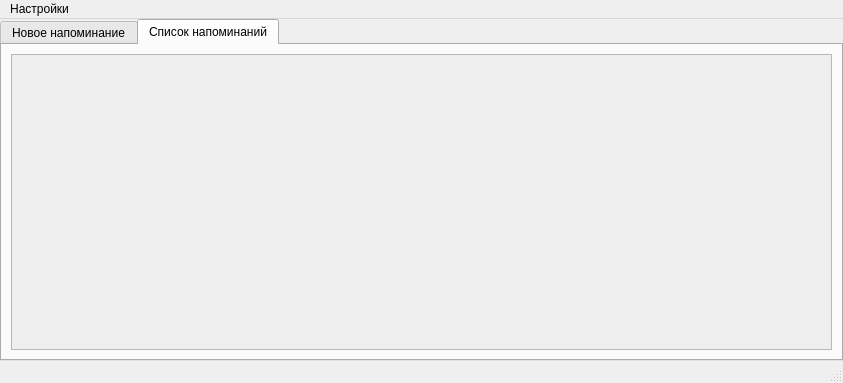
<?xml version="1.0" encoding="UTF-8"?>
<ui version="4.0">
 <class>MainWindow</class>
 <widget class="QMainWindow" name="MainWindow">
  <property name="geometry">
   <rect>
    <x>0</x>
    <y>0</y>
    <width>843</width>
    <height>383</height>
   </rect>
  </property>
  <property name="windowTitle">
   <string>Налоговый календарь</string>
  </property>
  <property name="windowIcon">
   <iconset resource="../assets/resources.qrc">
    <normaloff>:/icons/icon.png</normaloff>:/icons/icon.png</iconset>
  </property>
  <widget class="QWidget" name="centralwidget">
   <layout class="QVBoxLayout" name="verticalLayout">
    <property name="spacing">
     <number>0</number>
    </property>
    <property name="leftMargin">
     <number>0</number>
    </property>
    <property name="topMargin">
     <number>0</number>
    </property>
    <property name="rightMargin">
     <number>0</number>
    </property>
    <property name="bottomMargin">
     <number>0</number>
    </property>
    <item>
     <widget class="QTabWidget" name="content">
      <property name="currentIndex">
       <number>1</number>
      </property>
      <widget class="QWidget" name="new_reminder">
       <attribute name="title">
        <string>Новое напоминание</string>
       </attribute>
       <layout class="QVBoxLayout" name="verticalLayout_2">
        <item>
         <layout class="QVBoxLayout" name="new_reminder_container"/>
        </item>
        <item>
         <widget class="QLabel" name="quote">
          <property name="sizePolicy">
           <sizepolicy hsizetype="Preferred" vsizetype="Maximum">
            <horstretch>0</horstretch>
            <verstretch>0</verstretch>
           </sizepolicy>
          </property>
          <property name="text">
           <string>&quot;Экономист – это человек, который знает о деньгах больше, чем люди, у которых есть деньги.&quot; -  Фрэнк Лош</string>
          </property>
          <property name="alignment">
           <set>Qt::AlignRight|Qt::AlignTrailing|Qt::AlignVCenter</set>
          </property>
         </widget>
        </item>
       </layout>
      </widget>
      <widget class="QWidget" name="reminder_list">
       <attribute name="title">
        <string>Список напоминаний</string>
       </attribute>
       <layout class="QVBoxLayout" name="verticalLayout_3">
        <item>
         <widget class="QScrollArea" name="reminder_list_scroll">
          <property name="widgetResizable">
           <bool>true</bool>
          </property>
          <widget class="QWidget" name="scrollAreaWidgetContents">
           <property name="geometry">
            <rect>
             <x>0</x>
             <y>0</y>
             <width>817</width>
             <height>290</height>
            </rect>
           </property>
           <layout class="QHBoxLayout" name="horizontalLayout">
            <property name="leftMargin">
             <number>0</number>
            </property>
            <property name="topMargin">
             <number>0</number>
            </property>
            <property name="rightMargin">
             <number>0</number>
            </property>
            <property name="bottomMargin">
             <number>0</number>
            </property>
            <item>
             <layout class="QVBoxLayout" name="reminder_list_container"/>
            </item>
           </layout>
          </widget>
         </widget>
        </item>
       </layout>
      </widget>
     </widget>
    </item>
   </layout>
  </widget>
  <widget class="QMenuBar" name="menubar">
   <property name="geometry">
    <rect>
     <x>0</x>
     <y>0</y>
     <width>843</width>
     <height>21</height>
    </rect>
   </property>
   <widget class="QMenu" name="settings">
    <property name="title">
     <string>Настройки</string>
    </property>
    <addaction name="app"/>
   </widget>
   <addaction name="settings"/>
  </widget>
  <widget class="QStatusBar" name="statusbar"/>
  <action name="app">
   <property name="text">
    <string>Приложение</string>
   </property>
  </action>
  <action name="preference">
   <property name="text">
    <string>Оформление</string>
   </property>
  </action>
 </widget>
 <resources>
  <include location="../assets/resources.qrc"/>
 </resources>
 <connections/>
</ui>
